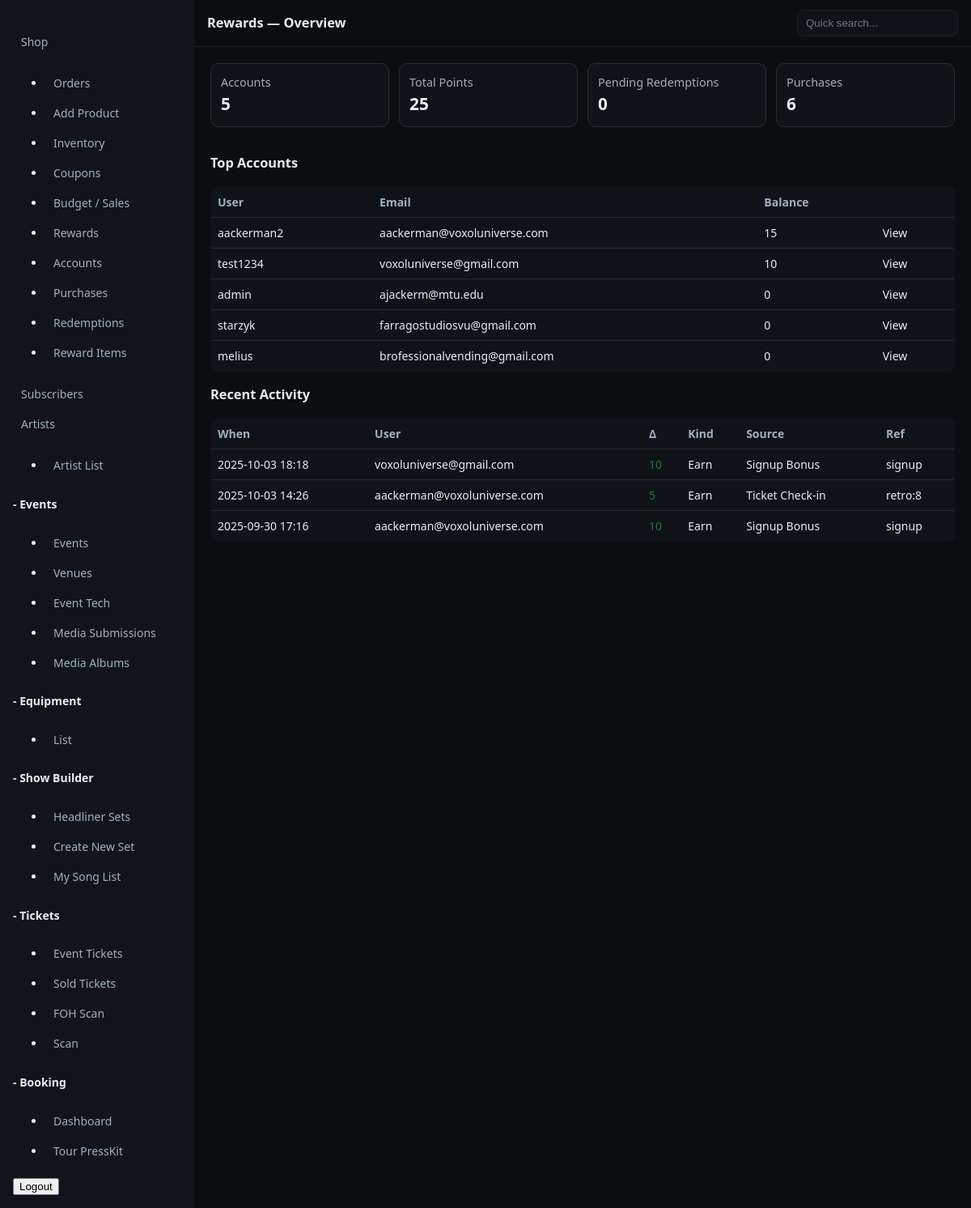
The app's page /control/rewards/ (signed in) with its own data.
### rewards/models.py (models this page shows, shortened)
class RewardsAccount(models.Model):
    user = models.OneToOneField(User, on_delete=models.CASCADE, related_name="rewards")
    points_balance = models.IntegerField(default=0)
    created_at = models.DateTimeField(auto_now_add=True)
    signup_bonus_awarded = models.BooleanField(default=False)

class PointsLedger(models.Model):
    KIND_CHOICES = (
        ("EARN", "Earn"),
        ("REDEEM", "Redeem"),
        ("ADJUST", "Adjust"),
    )
    SOURCE_CHOICES = (
        ("SIGNUP", "Signup Bonus"),
        ("ORDER", "Store Order"),
        ("TICKET", "Ticket Check‑in"),
        ("MANUAL", "Manual"),
        ("REFUND", "Refund Reversal"),
    )
    account = models.ForeignKey(RewardsAccount, on_delete=models.CASCADE, related_name="ledger")
    created_at = models.DateTimeField(auto_now_add=True)
    delta = models.IntegerField()
    kind = models.CharField(max_length=10, choices=KIND_CHOICES)
    source = models.CharField(max_length=12, choices=SOURCE_CHOICES)
    reference = models.CharField(max_length=64, blank=True, null=True) # e.g., order_id, ticket_id
    meta = models.JSONField(default=dict, blank=True)
    class Meta:
        ordering = ["-created_at", "-id"]

### rewards/control_views.py (the view)
@is_super
def overview(request):
    accounts = RewardsAccount.objects.count()
    total_points = RewardsAccount.objects.aggregate(s=Sum("points_balance"))["s"] or 0
    pending_redemptions = Redemption.objects.filter(fulfilled=False).count()
    purchases = PurchaseRecord.objects.count()
    top_accounts = (RewardsAccount.objects
                    .select_related("user")
                    .order_by("-points_balance")[:10])
    recent_ledger = PointsLedger.objects.select_related("account","account__user").order_by("-created_at")[:20]
    return render(request, "rewards/control/overview.html", {
        "metrics": {
            "accounts": accounts,
            "total_points": total_points,
            "pending_redemptions": pending_redemptions,
            "purchases": purchases,
        },
        "top_accounts": top_accounts,
        "recent_ledger": recent_ledger,
    })

### templates/rewards/control/overview.html (shortened to what this page needs)
{% extends "controlpanel/dashboard.html" %}{% load static %}
{% block head %}<link rel="stylesheet" href="{% static 'css/rewards_admin.css' %}">{% endblock %}
{% block header %}Rewards — Overview{% endblock %}
{% block content %}
  <section class="rw-admin">
    <div class="cards">
      <div class="card"><div class="label">Accounts</div><div class="value">{{ metrics.accounts }}</div></div>
      <div class="card"><div class="label">Total Points</div><div class="value">{{ metrics.total_points }}</div></div>
      <div class="card"><div class="label">Pending Redemptions</div><div class="value">{{ metrics.pending_redemptions }}</div></div>
      <div class="card"><div class="label">Purchases</div><div class="value">{{ metrics.purchases }}</div></div>
    </div>
    <h3>Top Accounts</h3>
    <table class="table">
      <thead><tr><th>User</th><th>Email</th><th>Balance</th><th></th></tr></thead>
      <tbody>
      {% for a in top_accounts %}
        <tr>
          <td>{{ a.user.username }}</td>
          <td>{{ a.user.email }}</td>
          <td>{{ a.points_balance }}</td>
          <td><a href="{% url 'control:rewards_control:account_detail' a.user_id %}">View</a></td>
        </tr>
      {% empty %}
        <tr><td colspan="4">No accounts.</td></tr>
      {% endfor %}
      </tbody>
    </table>
    <h3>Recent Activity</h3>
    <table class="table">
      <thead><tr><th>When</th><th>User</th><th>Δ</th><th>Kind</th><th>Source</th><th>Ref</th></tr></thead>
      <tbody>
      {% for l in recent_ledger %}
        <tr>
          <td>{{ l.created_at|date:"Y-m-d H:i" }}</td>
          <td>{{ l.account.user.email }}</td>
          <td class="{% if l.delta < 0 %}neg{% else %}pos{% endif %}">{{ l.delta }}</td>
          <td>{{ l.get_kind_display }}</td>
          <td>{{ l.get_source_display }}</td>
          <td>{{ l.reference }}</td>
        </tr>
      {% endfor %}
      </tbody>
    </table>
  </section>
{% endblock %}

### static/css/control.css (style rules this page uses)
:root { --bg:#0b0d11; --panel:#11151b; --ink:#e7edf3; --muted:#9eb0c2; --accent:#4fd1c5; }
* { box-sizing:border-box }
html,body { height:100% }
body { margin:0;background:var(--bg);color:var(--ink);font:14px/1.5 system-ui,-apple-system,Segoe UI,Roboto }
a { color:var(--ink);text-decoration:none }
.table { width:100%;border-collapse:collapse;background:#0f1318;border:1px solid #1a1f27;border-radius:8px;overflow:hidden }
.table th,.table td { padding:10px 12px;border-bottom:1px solid #1a1f27 }
.table th { text-align:left;color:var(--muted);font-weight:600 }
.card { background:#0f1318;border:1px solid #1a1f27;border-radius:12px;padding:16px;margin-bottom:16px }

### static/css/rewards_admin.css (style rules this page uses)
.rw-admin { max-width: 1100px; margin: 0 auto; }
.cards { display: grid; grid-template-columns: repeat(auto-fit,minmax(180px,1fr)); gap: 12px; margin-bottom: 16px; }
.cards .card { border: 1px solid var(--border,#2a2a2a); border-radius: 10px; padding: 12px; }
.cards .label { opacity: .7; font-size: .9rem; }
.cards .value { font-weight: 700; font-size: 1.3rem; }
.table { width: 100%; border-collapse: collapse; }
.table th, .table td { border-bottom: 1px solid var(--border,#2a2a2a); padding: 8px; text-align: left; }
.pos { color: #1a7f2e; }

### records on screen
RewardsAccount: user.username "aackerman2", user.email "aackerman@voxoluniverse.com", points_balance "15"
RewardsAccount: user.username "test1234", user.email "voxoluniverse@gmail.com", points_balance "10"
RewardsAccount: user.username "admin", user.email "ajackerm@mtu.edu", points_balance "0"
RewardsAccount: user.username "starzyk", user.email "farragostudiosvu@gmail.com", points_balance "0"
RewardsAccount: user.username "melius", user.email "brofessionalvending@gmail.com", points_balance "0"
PointsLedger: created_at "2025-10-03 18:18", account.user.email "voxoluniverse@gmail.com", delta "10", kind "Earn", source "Signup Bonus", reference "signup"
PointsLedger: created_at "2025-10-03 14:26", account.user.email "aackerman@voxoluniverse.com", delta "5", kind "Earn", source "Ticket Check‑in", reference "retro:8"
PointsLedger: created_at "2025-09-30 17:16", account.user.email "aackerman@voxoluniverse.com", delta "10", kind "Earn", source "Signup Bonus", reference "signup"

### other values on screen
{{ metrics.accounts }} "5"
{{ metrics.total_points }} "25"
{{ metrics.pending_redemptions }} "0"
{{ metrics.purchases }} "6"
